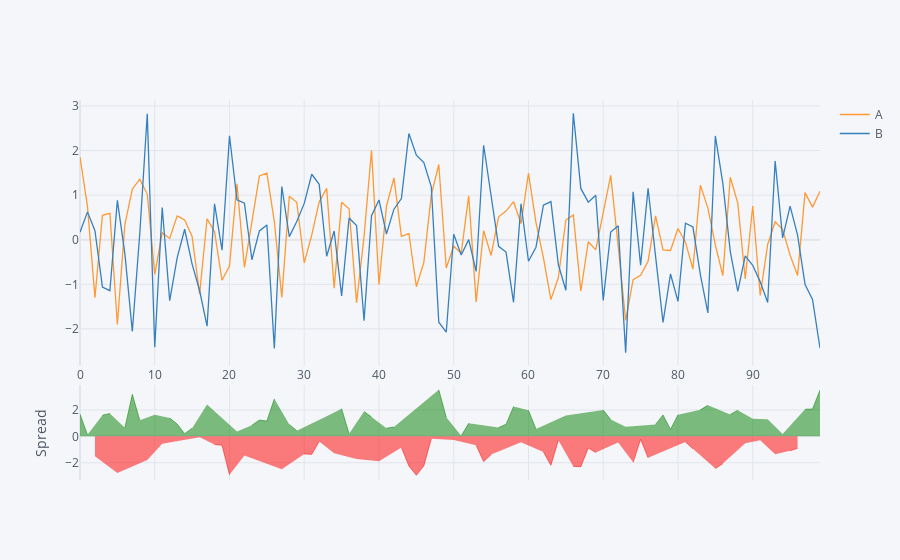

Source (notebook cell):
### Markdown cell above
## Spread

### Code cell
df[['A','B']].iplot(kind='spread')

### Figure 1 — Plotly figure (JSON) as saved in the notebook; plotly's stock layout.template omitted (floating-point values rounded to 4 significant figures)
{"data": [{"line": {"color": "rgba(255, 153, 51, 1.0)", "dash": "solid", "shape": "linear", "width": 1.3}, "mode": "lines", "name": "A", "text": "", "type": "scatter", "x": [0, 1, 2, 3, 4, 5, 6, 7, 8, 9, 10, 11, 12, 13, 14, 15, 16, 17, 18, 19, 20, 21, 22, 23, 24, 25, 26, 27, 28, 29, 30, 31, 32, 33, 34, 35, 36, 37, 38, 39, 40, 41, 42, 43, 44, 45, 46, 47, 48, 49, 50, 51, 52, 53, 54, 55, 56, 57, 58, 59, 60, 61, 62, 63, 64, 65, 66, 67, 68, 69, 70, 71, 72, 73, 74, 75, 76, 77, 78, 79, 80, 81, 82, 83, 84, 85, 86, 87, 88, 89, 90, 91, 92, 93, 94, 95, 96, 97, 98, 99], "y": [1.855, 0.7484, -1.3, 0.5466, 0.5937, -1.9, 0.3372, 1.134, 1.359, 1.024, -0.7769, 0.1563, 0.0291, 0.5341, 0.4417, 0.07418, -1.217, 0.4704, 0.1777, -0.9082, -0.5882, 1.257, -0.622, 0.3949, 1.431, 1.496, 0.4077, -1.294, 0.9734, 0.8401, -0.5186, 0.102, 0.85, 1.154, -1.085, 0.8384, 0.6938, -1.411, 0.06907, 2.008, -1.005, 0.7517, 1.387, 0.07433, 0.1391, -1.053, -0.5066, 1.005, 1.687, -0.6327, -0.1458, -0.3012, 0.9862, -1.394, 0.2053, -0.3527, 0.514, 0.6432, 0.8533, 0.3634, 1.489, 0.3912, -0.4065, -1.342, -0.8484, 0.442, 0.5553, -1.155, -0.04546, -0.2286, 0.631, 1.444, -0.1444, -1.809, -0.8966, -0.7956, -0.482, 0.5371, -0.2301, -0.2409, 0.2531, -0.05534, -0.6591, 1.224, 0.7081, -0.116, -0.8039, 1.4, 0.8216, -0.8805, 0.757, -1.247, -0.1057, 0.4015, 0.2297, -0.3461, -0.8005, 1.057, 0.7315, 1.086]}, {"line": {"color": "rgba(55, 128, 191, 1.0)", "dash": "solid", "shape": "linear", "width": 1.3}, "mode": "lines", "name": "B", "text": "", "type": "scatter", "x": [0, 1, 2, 3, 4, 5, 6, 7, 8, 9, 10, 11, 12, 13, 14, 15, 16, 17, 18, 19, 20, 21, 22, 23, 24, 25, 26, 27, 28, 29, 30, 31, 32, 33, 34, 35, 36, 37, 38, 39, 40, 41, 42, 43, 44, 45, 46, 47, 48, 49, 50, 51, 52, 53, 54, 55, 56, 57, 58, 59, 60, 61, 62, 63, 64, 65, 66, 67, 68, 69, 70, 71, 72, 73, 74, 75, 76, 77, 78, 79, 80, 81, 82, 83, 84, 85, 86, 87, 88, 89, 90, 91, 92, 93, 94, 95, 96, 97, 98, 99], "y": [0.1678, 0.6248, 0.2037, -1.059, -1.142, 0.8822, -0.307, -2.057, 0.1461, 2.824, -2.413, 0.7216, -1.366, -0.4052, 0.235, -0.5456, -1.139, -1.939, 0.8047, -0.2351, 2.332, 0.896, 0.8219, -0.4482, 0.1986, 0.3328, -2.438, 1.194, 0.06996, 0.4073, 0.8146, 1.469, 1.242, -0.371, 0.1963, -1.259, 0.489, 0.3163, -1.815, 0.5376, 0.8928, 0.1288, 0.6853, 0.924, 2.382, 1.898, 1.731, 1.186, -1.849, -2.074, 0.1234, -0.3421, 0.001591, -0.7105, 2.119, 1.032, -0.149, -0.277, -1.403, 0.8069, -0.4834, -0.1673, 0.775, 0.8557, -0.5617, -1.133, 2.835, 1.15, 0.8433, 0.9992, -1.361, 0.1721, 0.3127, -2.533, 1.077, -0.5687, 1.151, -0.3683, -1.855, -0.7675, -1.384, 0.3719, 0.2847, -0.7893, -1.642, 2.327, 1.263, -0.2665, -1.161, -0.3638, -0.574, -0.9447, -1.406, 1.766, 0.04269, 0.7528, 0.1025, -1.003, -1.339, -2.432]}, {"connectgaps": false, "fill": "tozeroy", "line": {"color": "green", "dash": "solid", "shape": "linear", "width": 0.5}, "mode": "lines", "name": "Spread", "showlegend": false, "type": "scatter", "x": [0, 1, 2, 3, 4, 5, 6, 7, 8, 9, 10, 11, 12, 13, 14, 15, 16, 17, 18, 19, 20, 21, 22, 23, 24, 25, 26, 27, 28, 29, 30, 31, 32, 33, 34, 35, 36, 37, 38, 39, 40, 41, 42, 43, 44, 45, 46, 47, 48, 49, 50, 51, 52, 53, 54, 55, 56, 57, 58, 59, 60, 61, 62, 63, 64, 65, 66, 67, 68, 69, 70, 71, 72, 73, 74, 75, 76, 77, 78, 79, 80, 81, 82, 83, 84, 85, 86, 87, 88, 89, 90, 91, 92, 93, 94, 95, 96, 97, 98, 99], "xaxis": "x2", "y": [1.687, 0.1236, "", 1.606, 1.736, "", 0.6442, 3.191, 1.213, "", 1.636, "", 1.395, 0.9393, 0.2067, 0.6197, "", 2.409, "", "", "", 0.3606, "", 0.8432, 1.232, 1.163, 2.846, "", 0.9034, 0.4328, "", "", "", 1.525, "", 2.098, 0.2047, "", 1.884, 1.471, "", 0.6229, 0.7021, "", "", "", "", "", 3.536, 1.441, "", 0.04086, 0.9846, "", "", "", 0.663, 0.9201, 2.256, "", 1.972, 0.5584, "", "", "", 1.575, "", "", "", "", 1.992, 1.272, "", 0.724, "", "", "", 0.9054, 1.625, 0.5267, 1.637, "", "", 2.014, 2.35, "", "", 1.667, 1.982, "", 1.331, "", 1.3, "", 0.187, "", "", 2.06, 2.071, 3.518], "yaxis": "y2"}, {"connectgaps": false, "fill": "tozeroy", "line": {"color": "red", "dash": "solid", "shape": "linear", "width": 0.5}, "mode": "lines", "name": "Spread", "showlegend": false, "type": "scatter", "x": [0, 1, 2, 3, 4, 5, 6, 7, 8, 9, 10, 11, 12, 13, 14, 15, 16, 17, 18, 19, 20, 21, 22, 23, 24, 25, 26, 27, 28, 29, 30, 31, 32, 33, 34, 35, 36, 37, 38, 39, 40, 41, 42, 43, 44, 45, 46, 47, 48, 49, 50, 51, 52, 53, 54, 55, 56, 57, 58, 59, 60, 61, 62, 63, 64, 65, 66, 67, 68, 69, 70, 71, 72, 73, 74, 75, 76, 77, 78, 79, 80, 81, 82, 83, 84, 85, 86, 87, 88, 89, 90, 91, 92, 93, 94, 95, 96, 97, 98, 99], "xaxis": "x2", "y": ["", "", -1.504, "", "", -2.782, "", "", "", -1.8, "", -0.5653, "", "", "", "", -0.07767, "", -0.627, -0.6731, -2.92, "", -1.444, "", "", "", "", -2.488, "", "", -1.333, -1.367, -0.3917, "", -1.281, "", "", -1.727, "", "", -1.897, "", "", -0.8496, -2.243, -2.951, -2.237, -0.1814, "", "", -0.2693, "", "", -0.6839, -1.914, -1.385, "", "", "", -0.4435, "", "", -1.182, -2.198, -0.2867, "", -2.28, -2.306, -0.8888, -1.228, "", "", -0.4571, "", -1.973, -0.2269, -1.633, "", "", "", "", -0.4272, -0.9438, "", "", -2.443, -2.067, "", "", -0.5166, "", -0.3024, "", -1.364, "", -1.099, -0.903, "", "", ""], "yaxis": "y2"}], "layout": {"hovermode": "x", "legend": {"bgcolor": "#F5F6F9", "font": {"color": "#4D5663"}}, "paper_bgcolor": "#F5F6F9", "plot_bgcolor": "#F5F6F9", "title": {"font": {"color": "#4D5663"}}, "xaxis": {"gridcolor": "#E1E5ED", "showgrid": true, "tickfont": {"color": "#4D5663"}, "title": {"font": {"color": "#4D5663"}, "text": ""}, "zerolinecolor": "#E1E5ED"}, "xaxis2": {"anchor": "y2", "gridcolor": "#E1E5ED", "showgrid": true, "showticklabels": false, "tickfont": {"color": "#4D5663"}, "title": {"font": {"color": "#4D5663"}, "text": ""}, "zerolinecolor": "#E1E5ED"}, "yaxis": {"domain": [0.3, 1], "gridcolor": "#E1E5ED", "showgrid": true, "tickfont": {"color": "#4D5663"}, "title": {"font": {"color": "#4D5663"}, "text": ""}, "zerolinecolor": "#E1E5ED"}, "yaxis2": {"domain": [0, 0.25], "gridcolor": "#E1E5ED", "showgrid": true, "tickfont": {"color": "#4D5663"}, "title": {"font": {"color": "#4D5663"}, "text": "Spread"}, "zerolinecolor": "#E1E5ED"}}}
